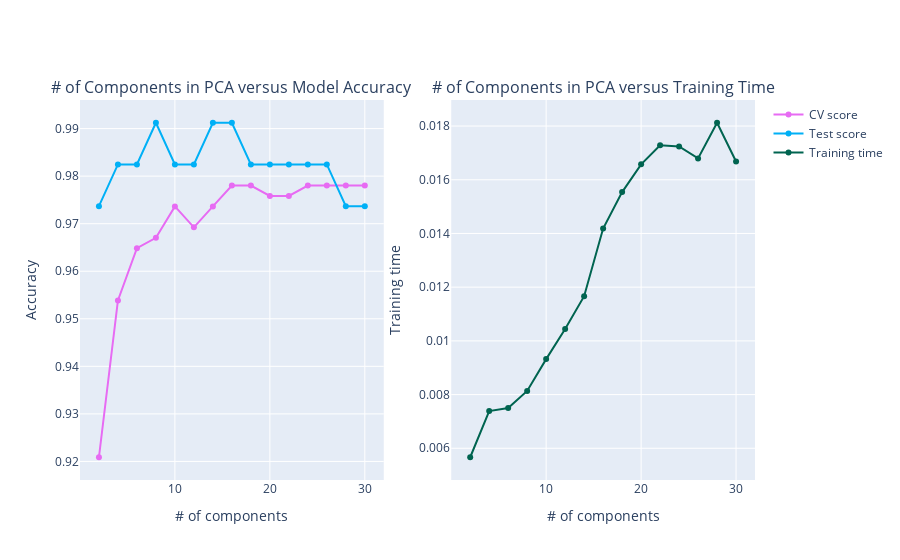

Write notebook code for a chart like this one.
### Markdown cell above
**No of Components in PCA versus Model Accuracy/Training Time**

### Code cell
PCA_curves(PCA_cv_score,PCA_test_score,PCA_cv_training_time)

### Figure 1 — Plotly figure (JSON) as saved in the notebook; plotly's stock layout.template omitted (floating-point values rounded to 4 significant figures)
{"data": [{"line": {"color": "rgb(231,107,243)", "width": 2}, "name": "CV score", "type": "scatter", "x": [2, 4, 6, 8, 10, 12, 14, 16, 18, 20, 22, 24, 26, 28, 30], "xaxis": "x", "y": [0.9209, 0.9538, 0.9648, 0.967, 0.9736, 0.9692, 0.9736, 0.978, 0.978, 0.9758, 0.9758, 0.978, 0.978, 0.978, 0.978], "yaxis": "y"}, {"line": {"color": "rgb(0,176,246)", "width": 2}, "name": "Test score", "type": "scatter", "x": [2, 4, 6, 8, 10, 12, 14, 16, 18, 20, 22, 24, 26, 28, 30], "xaxis": "x", "y": [0.9737, 0.9825, 0.9825, 0.9912, 0.9825, 0.9825, 0.9912, 0.9912, 0.9825, 0.9825, 0.9825, 0.9825, 0.9825, 0.9737, 0.9737], "yaxis": "y"}, {"line": {"color": "rgb(0,100,80)", "width": 2}, "name": "Training time", "type": "scatter", "x": [2, 4, 6, 8, 10, 12, 14, 16, 18, 20, 22, 24, 26, 28, 30], "xaxis": "x2", "y": [0.005666, 0.007385, 0.007496, 0.008134, 0.00932, 0.01044, 0.01166, 0.01418, 0.01554, 0.01658, 0.01728, 0.01724, 0.01679, 0.01812, 0.01668], "yaxis": "y2"}], "layout": {"annotations": [{"font": {"size": 16}, "showarrow": false, "text": "# of Components in PCA versus Model Accuracy", "x": 0.225, "xanchor": "center", "xref": "paper", "y": 1, "yanchor": "bottom", "yref": "paper"}, {"font": {"size": 16}, "showarrow": false, "text": "# of Components in PCA versus Training Time", "x": 0.775, "xanchor": "center", "xref": "paper", "y": 1, "yanchor": "bottom", "yref": "paper"}], "autosize": true, "xaxis": {"anchor": "y", "autorange": true, "domain": [0, 0.45], "range": [0.1753, 31.82], "title": {"text": "# of components"}, "type": "linear"}, "xaxis2": {"anchor": "y2", "autorange": true, "domain": [0.55, 1], "range": [0.1753, 31.82], "title": {"text": "# of components"}, "type": "linear"}, "yaxis": {"anchor": "x", "autorange": true, "domain": [0, 1], "range": [0.9157, 0.9964], "title": {"text": "Accuracy"}, "type": "linear"}, "yaxis2": {"anchor": "x2", "autorange": true, "domain": [0, 1], "range": [0.004753, 0.01904], "title": {"text": "Training time"}, "type": "linear"}}}
